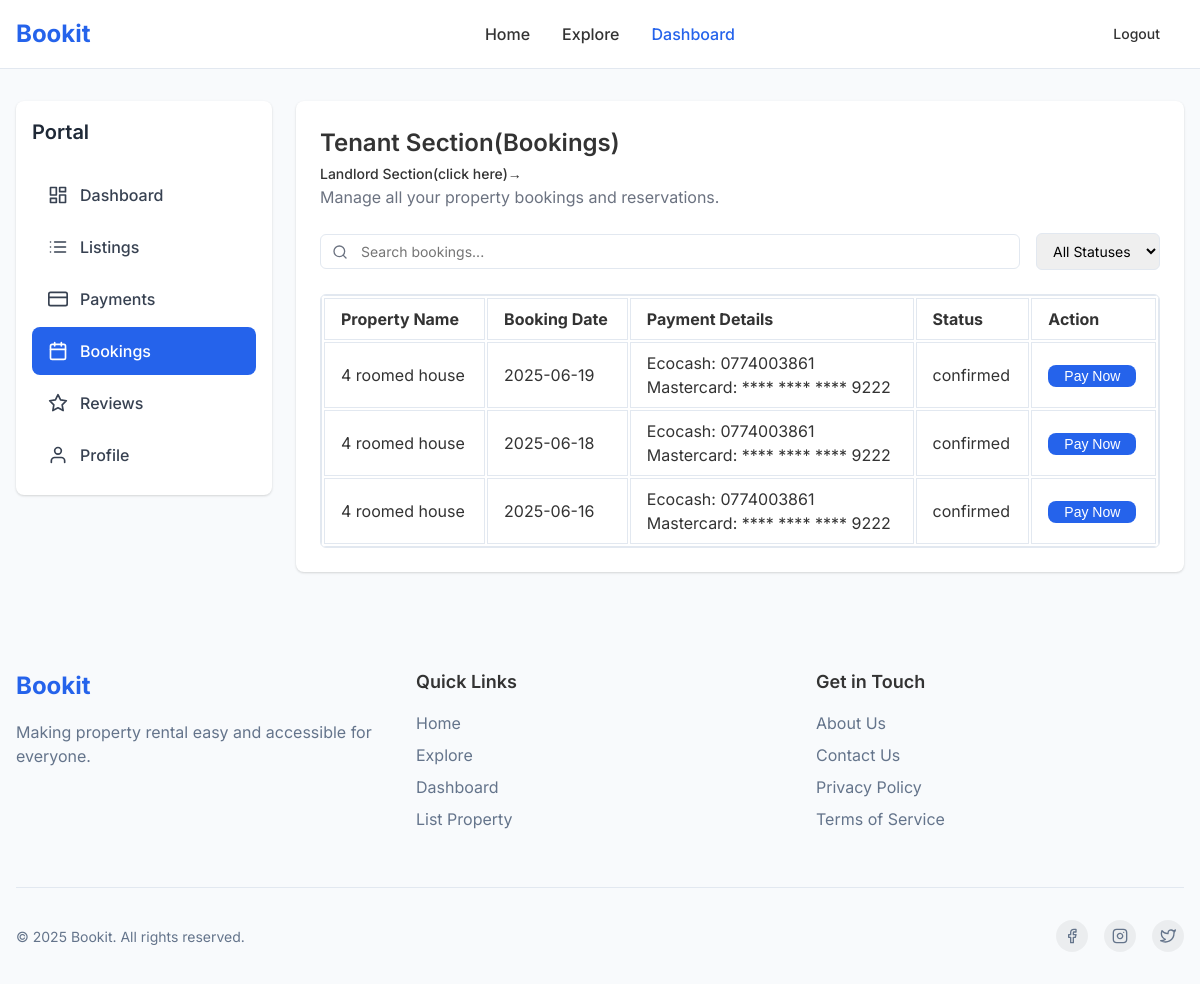
Page /tenant_bookings.php (signed in) on the committed database.
### tables this page shows
CREATE TABLE IF NOT EXISTS `bookings` (
  `id` int NOT NULL AUTO_INCREMENT,
  `property_name` varchar(255) NOT NULL,
  `guest_name` varchar(255) NOT NULL,
  `listing_id` int NOT NULL,
  `user_id` int NOT NULL,
  `move_in` date NOT NULL,
  `move_out` date NOT NULL,
  `occupants` int NOT NULL,
  `price` decimal(10,2) NOT NULL,
  `created_at` timestamp NULL DEFAULT CURRENT_TIMESTAMP,
  `status` enum('pending','confirmed','cancelled') DEFAULT 'pending',
  PRIMARY KEY (`id`),
  KEY `listing_id` (`listing_id`),
  KEY `user_id` (`user_id`)
);

CREATE TABLE IF NOT EXISTS `listings` (
  `id` int NOT NULL AUTO_INCREMENT,
  `title` varchar(255) NOT NULL,
  `type` varchar(50) NOT NULL,
  `price` decimal(10,2) NOT NULL,
  `bedrooms` int NOT NULL,
  `bathrooms` int NOT NULL,
  `address` varchar(255) NOT NULL,
  `city` varchar(100) NOT NULL,
  `state` varchar(100) NOT NULL,
  `zip` varchar(20) NOT NULL,
  `country` varchar(100) NOT NULL,
  `description` text NOT NULL,
  `amenities` text,
  `rental_conditions` varchar(255) DEFAULT NULL,
  `created_at` timestamp NULL DEFAULT CURRENT_TIMESTAMP,
  `host_id` int DEFAULT NULL,
  PRIMARY KEY (`id`),
  KEY `fk_host` (`host_id`)
);

CREATE TABLE IF NOT EXISTS `payment_info` (
  `id` int NOT NULL AUTO_INCREMENT,
  `mastercard_number` varchar(20) DEFAULT NULL,
  `ecocash_number` varchar(20) DEFAULT NULL,
  `submitted_at` timestamp NULL DEFAULT CURRENT_TIMESTAMP,
  `user_id` int NOT NULL,
  PRIMARY KEY (`id`),
  KEY `fk_user_payment` (`user_id`)
);

### tenant_bookings.php (the view, shortened to what this page needs)
<?php
require_once 'db_connect.php';
$user_id = $_SESSION['user_id'];
$sql = "
    SELECT
        b.id AS booking_id,
        b.listing_id,
        b.status,
        b.created_at,
        l.title AS property_name,
        p.mastercard_number,
        p.ecocash_number
    FROM bookings b
    JOIN listings l ON b.listing_id = l.id
    LEFT JOIN (
        SELECT user_id, mastercard_number, ecocash_number
        FROM payment_info
        ORDER BY id DESC
    ) p ON l.host_id = p.user_id
    WHERE b.user_id = ?
    ORDER BY b.created_at DESC
";
$stmt = $conn->prepare($sql);
$stmt->bind_param("i", $user_id);
$stmt->execute();
$result = $stmt->get_result();
?>
<!DOCTYPE html>
<html lang="en">
<head>
  <link rel="stylesheet" href="style.css">
</head>
<body>
  <div class="flex flex-col min-h-screen">
    <header class="site-header">
      <div class="container">
        <div class="header-inner">
          <div class="logo">
            <a href="home.php">
              <span class="logo-text">Bookit</span>
            </a>
          </div>
          <nav class="desktop-nav">
            <a href="home.php" class="nav-link">Home</a>
            <a href="explore.php" class="nav-link">Explore</a>
            <a href="dashboard.php" class="nav-link active">Dashboard</a>
          </nav>
           <div class="auth-buttons">
            <a  class="btn btn-ghost" href="logout.php" >Logout</a>
          </div>
        </div>
      </div>
    </header>
    <main class="flex-grow">
      <div class="container mx-auto px-4 py-8">
        <div class="flex flex-col md:flex-row gap-6">
          <aside class="w-full md:w-64 shrink-0">
            <div class="bg-white rounded-lg shadow p-4">
              <div class="mb-6">
                <h2 class="font-semibold text-xl text-gray-800">Portal</h2>
              </div>
              <nav class="space-y-1">
                <a href="dashboard.php" class="sidebar-link">
                  Dashboard
                </a>
                <a href="listings.php" class="sidebar-link">
                  Listings
                </a>
                <a href="payments.php" class="sidebar-link">
                  <svg xmlns="http://www.w3.org/2000/svg" width="20" height="20" viewBox="0 0 24 24" fill="none" stroke="currentColor" stroke-width="2" stroke-linecap="round" stroke-linejoin="round"><rect x="1" y="4" width="22" height="16" rx="2" ry="2"></rect><line x1="1" y1="10" x2="23" y2="10"></line></svg>
                  Payments
                </a>
                <a href="bookings.php" class="sidebar-link active">
                  Bookings
                </a>
                <a href="reviews.php" class="sidebar-link">
                  <svg xmlns="http://www.w3.org/2000/svg" width="20" height="20" viewBox="0 0 24 24" fill="none" stroke="currentColor" stroke-width="2" stroke-linecap="round" stroke-linejoin="round"><polygon points="12 2 15.09 8.26 22 9.27 17 14.14 18.18 21.02 12 17.77 5.82 21.02 7 14.14 2 9.27 8.91 8.26 12 2"></polygon></svg>
                  Reviews
                </a>
                <a href="profile.php" class="sidebar-link">
                  <svg xmlns="http://www.w3.org/2000/svg" width="20" height="20" viewBox="0 0 24 24" fill="none" stroke="currentColor" stroke-width="2" stroke-linecap="round" stroke-linejoin="round"><path d="M20 21v-2a4 4 0 0 0-4-4H8a4 4 0 0 0-4 4v2"></path><circle cx="12" cy="7" r="4"></circle></svg>
                  Profile
                </a>
              </nav>
            </div>
          </aside>
          <main class="flex-1 bg-white rounded-lg shadow p-6">
            <div class="space-y-6">
              <div>
                <h1 class="text-2xl font-semibold">Tenant Section(Bookings)</h1>
                <a href="bookings.php"
   class="text-blue-600 hover:text-blue-800 underline text-sm font-medium transition">
  Landlord Section(click here)→
</a>
                <p class="text-gray-500">Manage all your property bookings and reservations.</p>
              </div>
              <div class="flex flex-col sm:flex-row gap-4 items-center mb-4">
                <div class="relative flex-1">
                  <input
                    type="search"
                    placeholder="Search bookings..."
                    class="w-full border rounded-md px-10 py-2"
                  />
                </div>
                <div>
                  <select class="select-filter border rounded-md px-3 py-2">
                    <option value="all">All Statuses</option>
                  </select>
                </div>
              </div>
              <div class="border rounded-md overflow-auto">
               <table class="table-auto w-full border-collapse border border-gray-300">
                    <thead>
                        <tr class="bg-gray-200">
                            <th class="border border-gray-300 px-4 py-2 text-left">Property Name</th>
                            <th class="border border-gray-300 px-4 py-2 text-left">Booking Date</th>
                            <th class="border border-gray-300 px-4 py-2 text-left">Payment Details</th>
                            <th class="border border-gray-300 px-4 py-2 text-left">Status</th>
                            <th class="border border-gray-300 px-4 py-2 text-left">Action</th>
                        </tr>
                    </thead>
                    <tbody>
                        <?php if ($result && $result->num_rows > 0): ?>
                            <?php while ($booking = $result->fetch_assoc()): ?>
                                <tr>
                                    <td class="border border-gray-300 px-4 py-2"><?= htmlspecialchars($booking['property_name']) ?></td>
                                    <td class="border border-gray-300 px-4 py-2"><?= date('Y-m-d', strtotime($booking['created_at'])) ?></td>
                                    <td class="border border-gray-300 px-4 py-2">
                                      <?php
                                        $mastercard = !empty($booking['mastercard_number'])
                                          ? "Mastercard: **** **** **** " . substr($booking['mastercard_number'], -4)
                                          : "Mastercard: N/A";
                                        $ecocash = !empty($booking['ecocash_number'])
                                          ? "Ecocash: " . htmlspecialchars($booking['ecocash_number'])
                                          : "Ecocash: N/A";
                                        echo $ecocash . "<br>" . $mastercard;
                                      ?>
                                    </td>
                                    <td class="border border-gray-300 px-4 py-2"><?= htmlspecialchars($booking['status']) ?></td>
                                    <td class="border border-gray-300 px-4 py-2">
                                        <?php if (strtolower($booking['status']) === 'confirmed'): ?>
                                           <form method="post" action="payment_method.php">
                                                <button type="submit" class="btn btn-primary px-4 py-1 bg-blue-600 text-white rounded">
                                                    Pay Now
                                                </button>
                                            </form>
                                        <?php else: ?>
                                            <span class="text-gray-500">-</span>
                                        <?php endif; ?>
                                    </td>
                                </tr>
                            <?php endwhile; ?>
                        <?php else: ?>
                            <tr>
                                <td colspan="4" class="px-4 py-2 text-center">No bookings found.</td>
                            </tr>
                        <?php endif; ?>
                    </tbody>
                </table>
              </div>
            </div>
          </main>
        </div>
      </div>
    </main>
    <footer class="site-footer">
      <div class="container">
        <div class="footer-grid">
          <div class="footer-column">
            <a href="home.php" class="footer-logo">Bookit</a>
            <p class="footer-description">
              Making property rental easy and accessible for everyone.
            </p>
          </div>
          <div class="footer-column">
            <h3>Quick Links</h3>
            <ul class="footer-links">
              <li><a href="home.php">Home</a></li>
              <li><a href="explore.php">Explore</a></li>
              <li><a href="dashboard.php">Dashboard</a></li>
              <li><a href="submit.html">List Property</a></li>
            </ul>
          </div>
          <div class="footer-column">
            <h3>Get in Touch</h3>
            <ul class="footer-links">
              <li><a href="#">About Us</a></li>
              <li><a href="#">Contact Us</a></li>
              <li><a href="#">Privacy Policy</a></li>
              <li><a href="#">Terms of Service</a></li>
            </ul>
          </div>
        </div>
        <div class="footer-bottom">
          <p>© 2025 Bookit. All rights reserved.</p>
          <div class="social-icons">
            <a href="#"><svg xmlns="http://www.w3.org/2000/svg" width="16" height="16" viewBox="0 0 24 24" fill="none" stroke="currentColor" stroke-width="2" stroke-linecap="round" stroke-linejoin="round"><path d="M18 2h-3a5 5 0 0 0-5 5v3H7v4h3v8h4v-8h3l1-4h-4V7a1 1 0 0 1 1-1h3z"></path></svg></a>
            <a href="#"></a>
            <a href="#"></a>
          </div>
        </div>
      </div>
    </footer>
  </div>
</body>
</html>

### rows in the picture
bookings: listing.title "4 roomed house", created_at "2025-06-19", payment_info.ecocash_number "Ecocash: 0774003861", payment_info.mastercard_number "Mastercard: **** **** **** 9222", status "confirmed"
bookings: listing.title "4 roomed house", created_at "2025-06-18", payment_info.ecocash_number "Ecocash: 0774003861", payment_info.mastercard_number "Mastercard: **** **** **** 9222", status "confirmed"
bookings: listing.title "4 roomed house", created_at "2025-06-16", payment_info.ecocash_number "Ecocash: 0774003861", payment_info.mastercard_number "Mastercard: **** **** **** 9222", status "confirmed"
